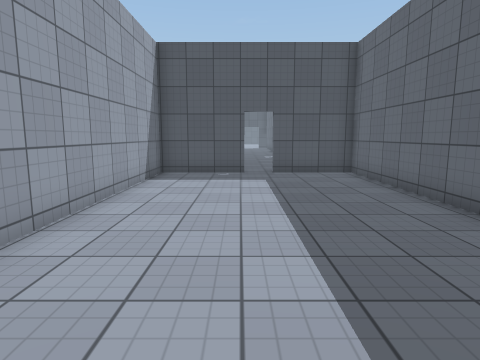
[1] (above)

21 first-person views from a walk through a 3-D level made in the Unity game engine. The camera is 1.4 m above the floor, tilts 8° down and sees 75° across. The floor is counted in squares, 1 m on a side. Each view is taken from the middle of a square. On the plan, view 1 faces up. The plan holds only what a view shows up to about 14 squares ahead; the rest is blank. The place goes on beyond the plan. Surface patterns are stand-ins for the level's own textures.

[2]
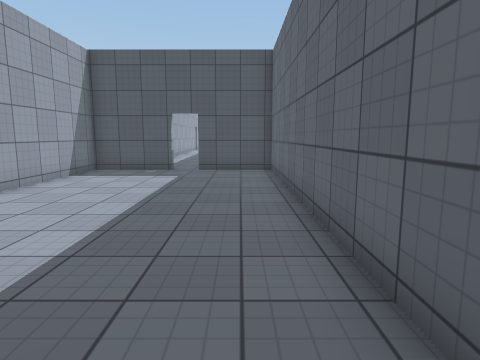

[3]
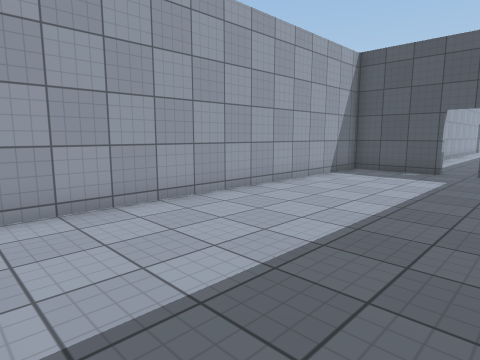

[4]
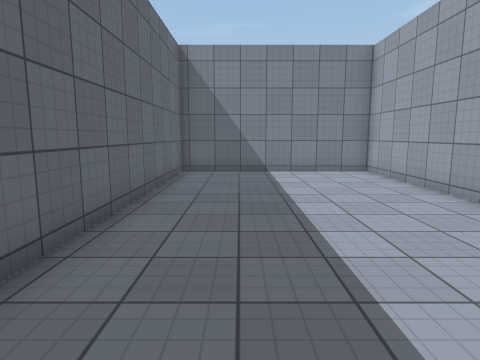

[5]
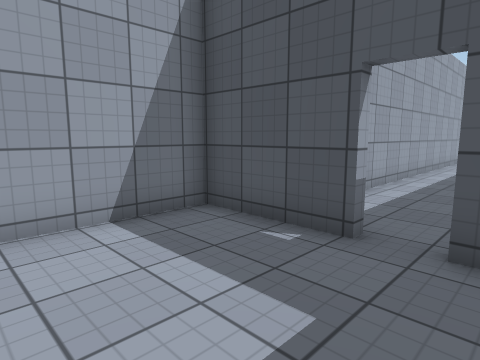

[6]
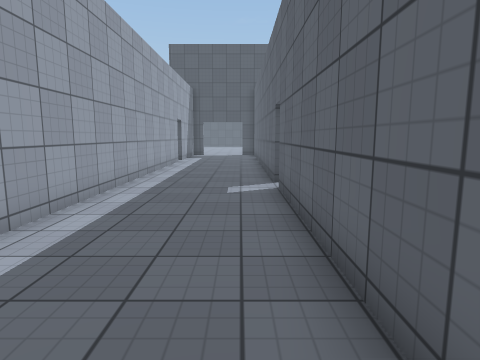

[7]
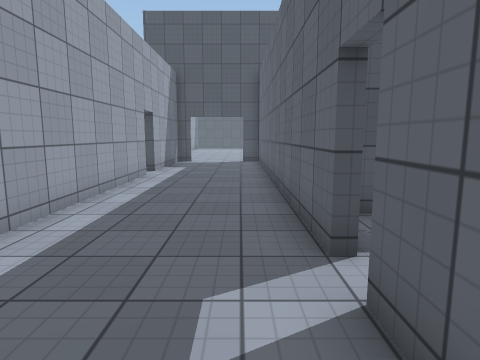

[8]
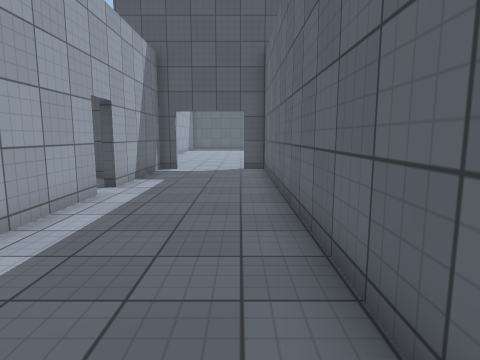

[9]
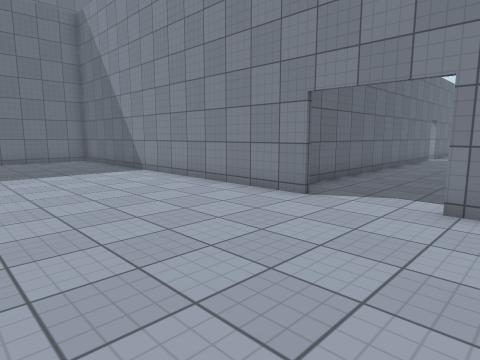

[10]
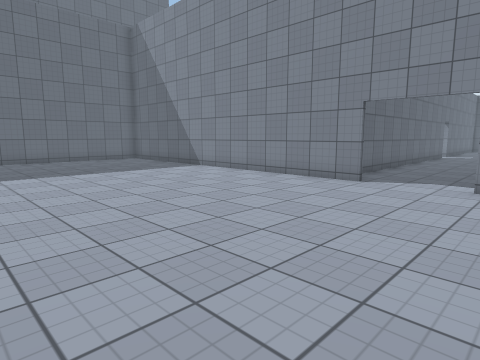

[11]
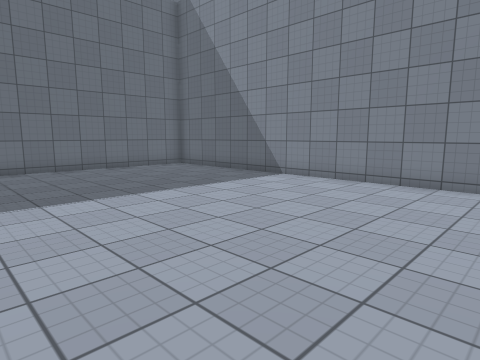

[12]
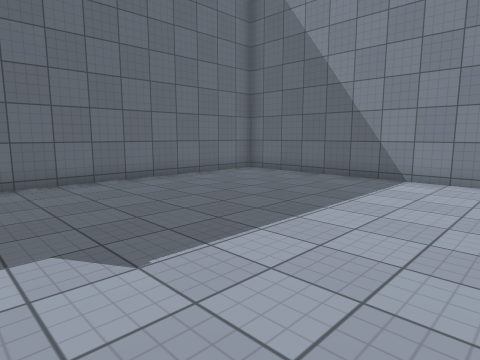

[13]
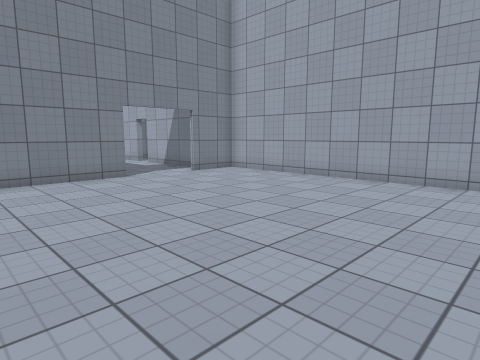

[14]
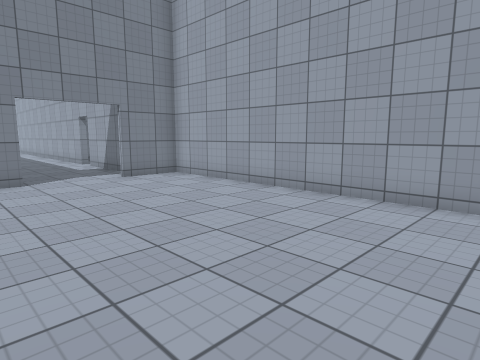

[15]
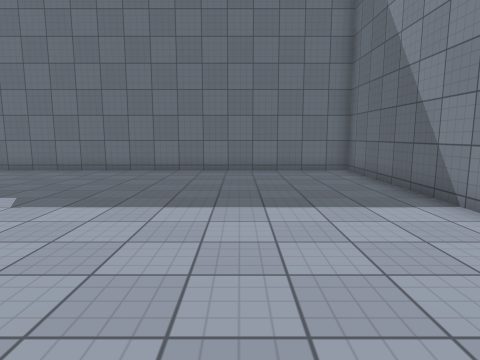

[16]
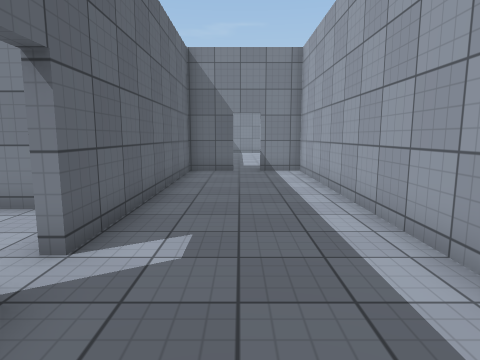

[17]
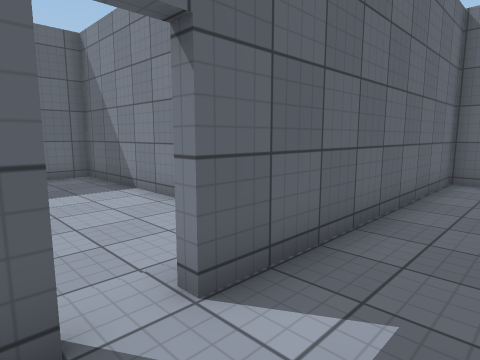

[18]
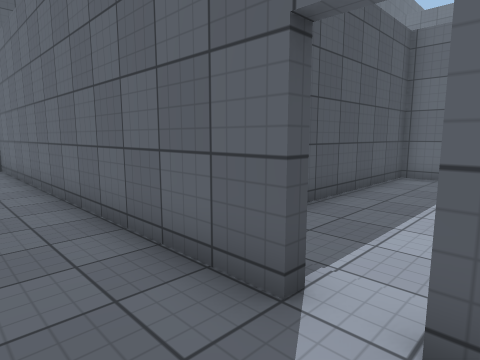

[19]
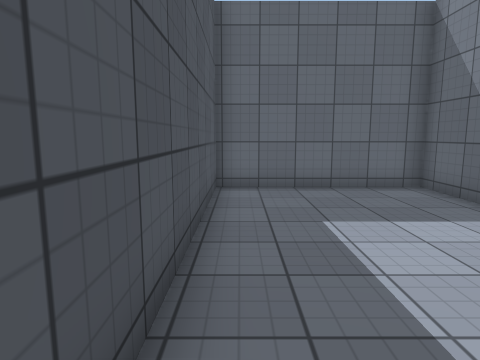

[20]
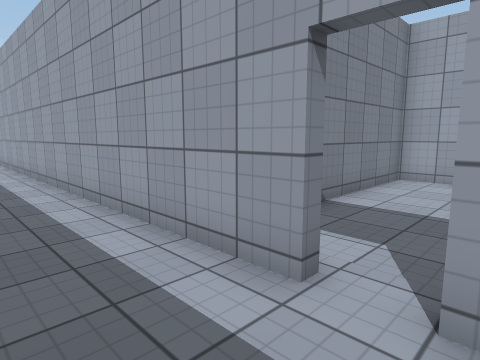

[21]
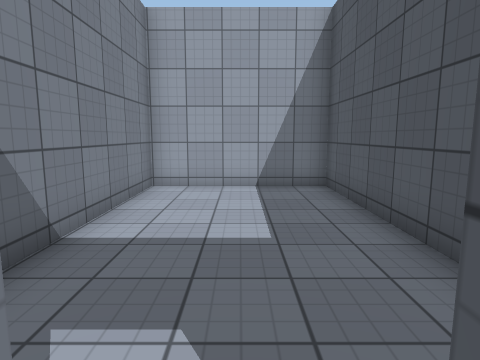

### Floor plan
Ten units are one square. View 1 is at (0, 0); x grows to the right and y downward. Boxes are objects, and circles mark ways between rooms. Rooms are numbered by the first view taken in them; rooms with no view inside come last. Other rooms are left out.
<svg viewBox="-104 -480 277 499">
<path fill="none" stroke="#000" d="M2 -120 -31 -120 -31 14 43 14 43 -120 12 -120M21 -366 168 -366 168 -475M-6 -364 -14 -364 -14 -315M-14 -304 -14 -123 2 -123M-29 -462 -29 -366 -6 -366M35 -225 31 -225 31 -364 21 -364M12 -123 31 -123 31 -215 35 -215M50 -190 126 -190 126 -247 41 -247M-19 -304 -14 -304M-25 -335 -99 -335 -99 -285 -41 -285"/>
<circle cx="10" cy="-120" r="3" fill="#2a7"/>
<circle cx="30" cy="-220" r="3" fill="#2a7"/>
<circle cx="-20" cy="-310" r="3" fill="#2a7"/>
<text x="10" y="-50">1</text>
<text x="50" y="-370">2</text>
<text x="80" y="-220">3</text>
<text x="-60" y="-310">4</text>
</svg>
Room 1 opens to room 2. Room 2 opens to room 3. Room 2 opens to room 4.

Where each view was taken, in squares from view 1:
view 1: 0 up, 0 right, facing up
view 2: 1 down, 3 right, facing up
view 3: 1 down, 3 right, facing up-left
view 4: 11 up, 2 right, facing down
view 5: 8 up, 2 right, facing up-left
view 6: 13 up, 2 right, facing up
view 7: 19 up, 2 right, facing up
view 8: 23 up, 2 right, facing up
view 9: 43 up, 2 left, facing down-right
view 10: 46 up, 2 left, facing down-right
view 11: 46 up, 3 right, facing down-right
view 12: 47 up, 7 right, facing down-right
view 13: 47 up, 7 right, facing down-left
view 14: 47 up, 4 right, facing down-left
view 15: 41 up, 4 right, facing right
view 16: 25 up, 1 right, facing down
view 17: 23 up, 1 right, facing down-right
view 18: 21 up, 1 right, facing up-right
view 19: 24 up, 4 right, facing right
view 20: 32 up, 1 right, facing down-left
view 21: 31 up, 1 left, facing left
